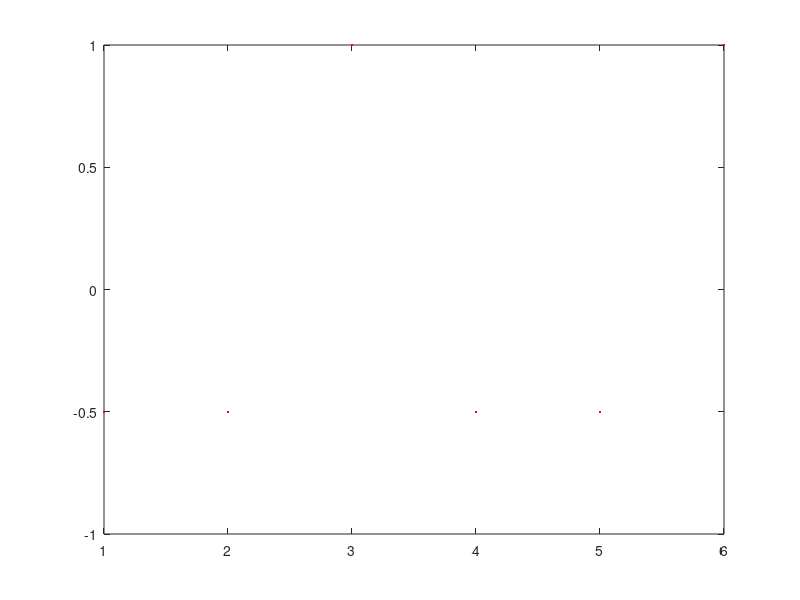
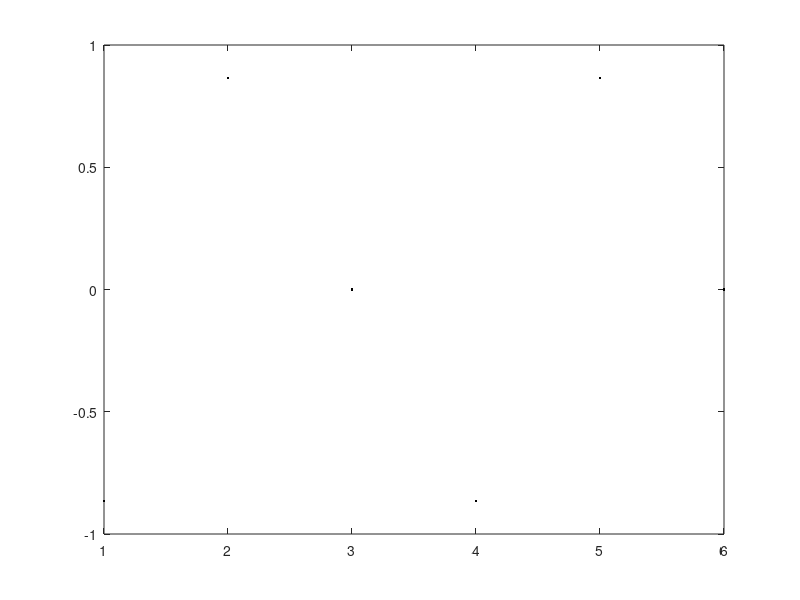

Write MATLAB code to recreate these figures, in order.
close all; clc;
N = 6; 
n = 3; 
n_prime = 1; 

j = [1:N];

f_real = cos((n+n_prime)*2*pi/N*j);
f_imag = sin((n+n_prime)*2*pi/N*j);


f_real_sum = sum(f_real)
f_imag_sum = sum(f_imag)

figure
plot(j, f_real,'r.')

figure 
plot(j, f_imag,'k.')